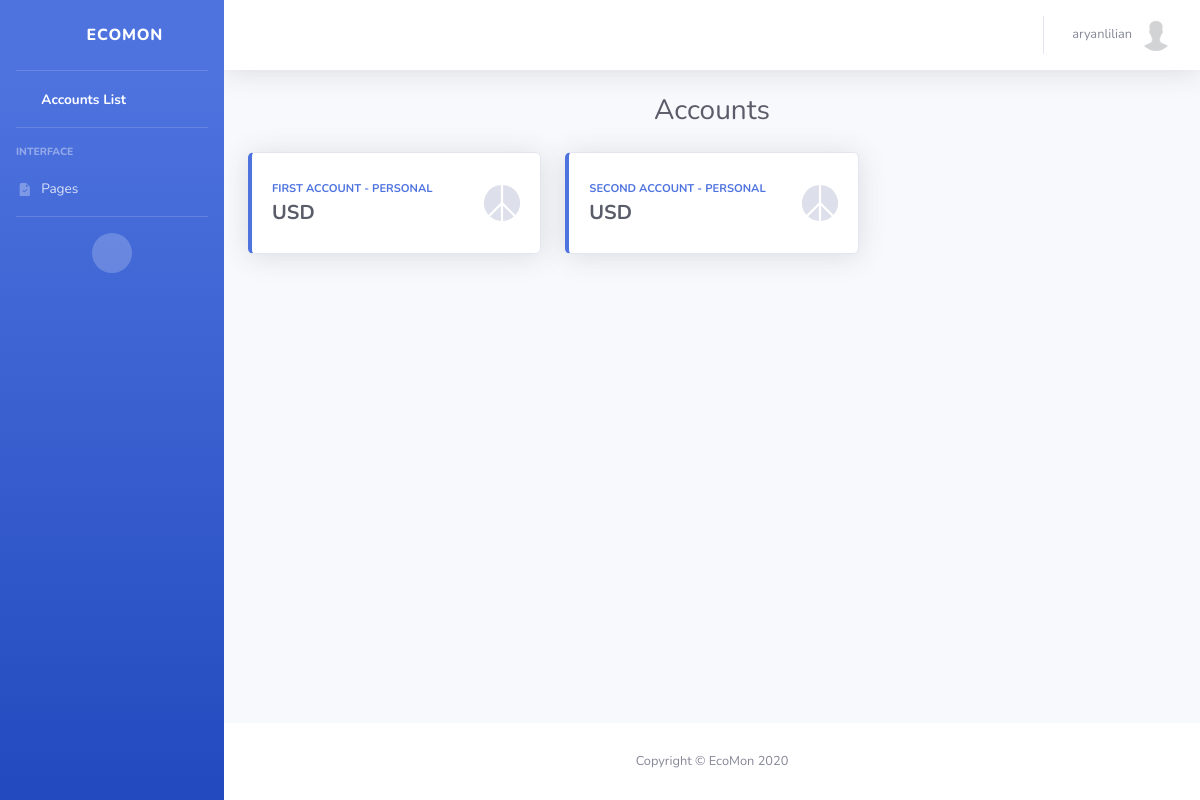
Page /users/accounts/ (signed in) on the earlier database version.
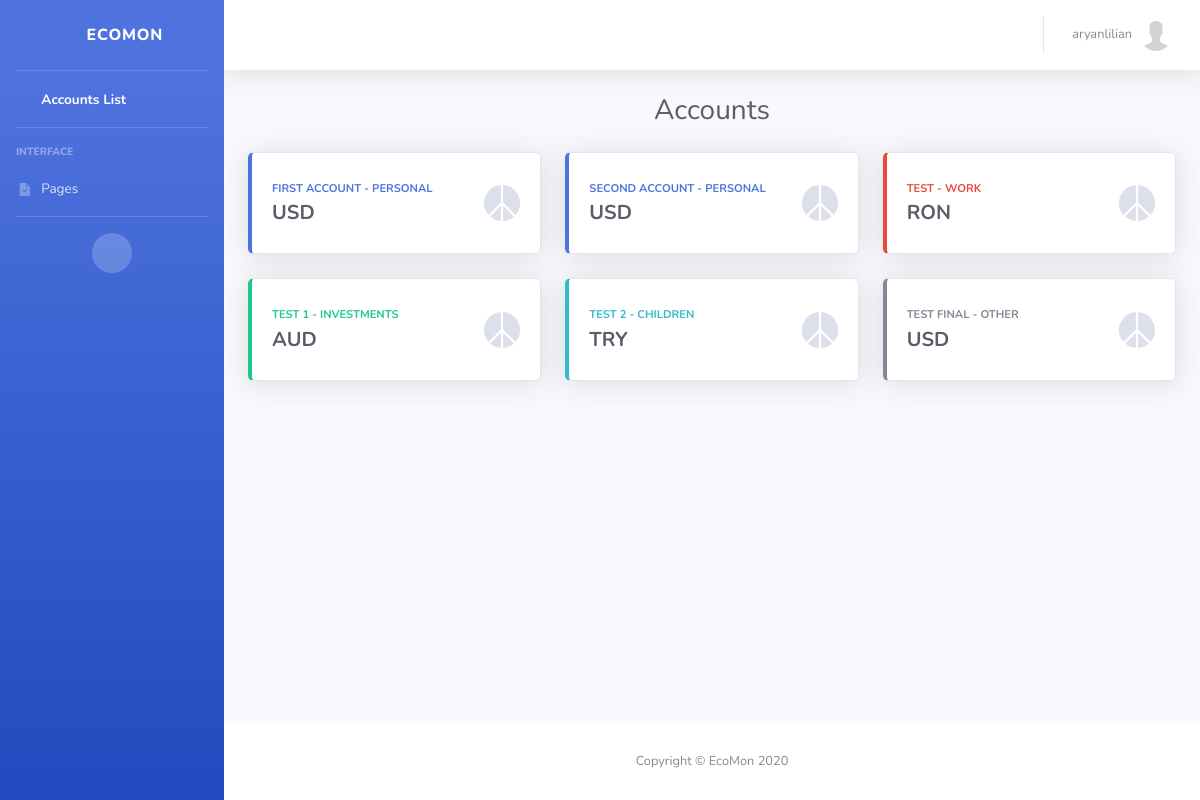
Same page on the later database version.
### users/models.py (models this page shows, shortened)
class User(AbstractUser):
    email = models.EmailField(_('Email'), null=False, blank=False, unique=True)
    first_name = models.CharField(_('First Name'), max_length=100, null=False, blank=False)
    last_name = models.CharField(_('Last Name'), max_length=100, null=False, blank=False)
    birth_date = models.DateField(_('Birth Date'), auto_now_add=False, null=True, blank=True)
    phone_number = PhoneNumberField(_('Phone Number'), null=True, blank=True, unique=True)
    email_verified = models.BooleanField(_('Email Verified'), default=False)
    pro_membership = models.BooleanField(_('Pro Membership'), default=False)
    phone_number_verified = models.BooleanField(_('Phone Number Verified'), default=False)
    send_marketing_emails = models.BooleanField(_('Send marketing emails'), default=False)
    accept_terms_conditions_and_security_policy = models.BooleanField(
        _('Accept Terms and Conditions, Data Security Policy'),
        default=False
    )

class Profile(models.Model):
    class Currency(models.TextChoices):
        AED = 'AED', _('AED')
        AUD = 'AUD', _('AUD')
        BRL = 'BRL', _('BRL')
        CAD = 'CAD', _('CAD')
        CHF = 'CHF', _('CHF')
        CLP = 'CLP', _('CLP')
        CNY = 'CNY', _('CNY')
        COP = 'COP', _('COP')
        CZK = 'CZK', _('CZK')
        DKK = 'DKK', _('DKK')
        EUR = 'EUR', _('EUR')
        GBP = 'GBP', _('GBP')
        HKD = 'HKD', _('HKD')
        HUF = 'HUF', _('HUF')
        IDR = 'IDR', _('IDR')
        ILS = 'ILS', _('ILS')
        INR = 'INR', _('INR')
        JPY = 'JPY', _('JPY')
        KRW = 'KRW', _('KRW')
        MDL = 'MDL', _('MDL')
        MXN = 'MXN', _('MXN')
        MYR = 'MYR', _('MYR')
        NOK = 'NOK', _('NOK')
        NZD = 'NZD', _('NZD')
        PHP = 'PHP', _('PHP')
        PLN = 'PLN', _('PLN')
        RON = 'RON', _('RON')
        RUB = 'RUB', _('RUB')
        SAR = 'SAR', _('SAR')
        SEK = 'SEK', _('SEK')
        SGD = 'SGD', _('SGD')
        THB = 'THB', _('THB')
        TRY = 'TRY', _('TRY')
        TWD = 'TWD', _('TWD')
        USD = 'USD', _('USD')
        ZAR = 'ZAR', _('ZAR')
    user = models.OneToOneField(User, on_delete=models.CASCADE)
    image = models.ImageField(_('Avatar'), default='default.jpg', upload_to='profile_pics')
    description = models.TextField(_('Description'), null=True, blank=True)
    created_date = models.DateTimeField(_('Created Date/Time'), auto_now_add=True)
    updated_date = models.DateTimeField(_('Updated Date/Time'), auto_now=True)
    currency = models.CharField(
        _('Currency'), max_length=3, choices=Currency.choices, default=Currency.USD
    )

class Account(models.Model):
    class Currency(models.TextChoices):
        AED = 'AED', _('AED')
        AUD = 'AUD', _('AUD')
        BRL = 'BRL', _('BRL')
        CAD = 'CAD', _('CAD')
        CHF = 'CHF', _('CHF')
        CLP = 'CLP', _('CLP')
        CNY = 'CNY', _('CNY')
        COP = 'COP', _('COP')
        CZK = 'CZK', _('CZK')
        DKK = 'DKK', _('DKK')
        EUR = 'EUR', _('EUR')
        GBP = 'GBP', _('GBP')
        HKD = 'HKD', _('HKD')
        HUF = 'HUF', _('HUF')
        IDR = 'IDR', _('IDR')
        ILS = 'ILS', _('ILS')
        INR = 'INR', _('INR')
        JPY = 'JPY', _('JPY')
        KRW = 'KRW', _('KRW')
        MDL = 'MDL', _('MDL')
        MXN = 'MXN', _('MXN')
        MYR = 'MYR', _('MYR')
        NOK = 'NOK', _('NOK')
        NZD = 'NZD', _('NZD')
        PHP = 'PHP', _('PHP')
        PLN = 'PLN', _('PLN')
        RON = 'RON', _('RON')
        RUB = 'RUB', _('RUB')
        SAR = 'SAR', _('SAR')
        SEK = 'SEK', _('SEK')
        SGD = 'SGD', _('SGD')
        THB = 'THB', _('THB')
        TRY = 'TRY', _('TRY')
        TWD = 'TWD', _('TWD')
        USD = 'USD', _('USD')
        ZAR = 'ZAR', _('ZAR')
    class Category(models.TextChoices):
        PERSONAL = _('Personal')
        WORK = _('Work')
        INVESTMENTS = _('Investments')
        CHILDREN = _('Children')
        OTHER = _('Other')
    user = models.ForeignKey(User, on_delete=models.CASCADE)
    name = models.CharField(_('Name'), max_length=200, unique=True)
    created_date = models.DateTimeField(_('Created Date/Time'), auto_now_add=True)
    updated_date = models.DateTimeField(_('Updated Date/Time'), auto_now=True)
    category = models.CharField(
        _('Category'), max_length=11, choices=Category.choices, default=Category.PERSONAL
    )
    currency = models.CharField(
        _('Currency'), max_length=3, choices=Currency.choices, default=Currency.USD
    )

### users/views.py (the view)
# urls.py: path('accounts/', AccountsListView.as_view(), name='accounts'),
class AccountsListView(LoginRequiredMixin, ListView):
    model = Account
    context_object_name = 'accounts'
    template_name = 'users/accounts.html'
    def get_context_data(self, **kwargs):
        context = super().get_context_data(**kwargs)
        context['title'] = template_titles['accounts_title']
        return context
    def get_queryset(self, *args, **kwargs):
        return super().get_queryset(*args, **kwargs).filter(user=self.request.user)

### templates/users/accounts.html (shortened to what this page needs)
{% extends 'users/base.html' %}
{% block content %}
<div class="row">
    {% for account in accounts %}
        <div class="col-xl-4 col-md-6 mb-4">
            <div class="card border-left-{% if account.category == 'Personal' %}primary{% elif account.category == 'Work' %}danger{% elif account.category == 'Investments' %}success{% elif account.category == 'Children' %}info{% else %}secondary{% endif %} shadow h-100 py-2">
                <div class="card-body">
                    <div class="row no-gutters align-items-center">
                        <div class="col mr-2">
                            <a href="{% url 'dashboard' account.id %}">
                                <div class="text-xs font-weight-bold text-{% if account.category == 'Personal' %}primary{% elif account.category == 'Work' %}danger{% elif account.category == 'Investments' %}success{% elif account.category == 'Children' %}info{% else %}secondary{% endif %} text-uppercase mb-1">
                                    {{ account.name }} - {{ account.category }}
                                </div>
                                <div class="h5 mb-0 font-weight-bold text-gray-800">{{ account.currency }}</div>
                            </a>
                        </div>
                        <div class="col-auto">
                        </div>
                    </div>
                </div>
            </div>
        </div>
    {% endfor %}
</div>
{% endblock %}

### templates/users/base.html (shortened to what this page needs)
{% load static %}
<!DOCTYPE html>
<html lang="en">
<head>
    <link href="{% static 'vendor/fontawesome-free/css/all.min.css' %}" rel="stylesheet" type="text/css">
    <link href="{% static 'css/sb-admin-2.min.css' %}" rel="stylesheet" type="text/css">
    <link href="{% static 'vendor/datatables/dataTables.bootstrap4.min.css' %}" rel="stylesheet" type="text/css">
</head>
<body id="page-top">
    <div id="wrapper">
        <ul class="navbar-nav bg-gradient-primary sidebar sidebar-dark accordion" id="accordionSidebar">
            <a class="sidebar-brand d-flex align-items-center justify-content-center" href="{% url 'accounts' %}">
                <div class="sidebar-brand-icon rotate-n-15">
                    <i class="fas fa-laugh-wink"></i>
                </div>
                <div class="sidebar-brand-text mx-3">EcoMon</div>
            </a>
            <hr class="sidebar-divider my-0">
            <li class="nav-item active">
                <a class="nav-link" href="{% url 'accounts' %}">
                    <span>Accounts List</span></a>
            </li>
            <hr class="sidebar-divider">
            <div class="sidebar-heading">
                Interface
            </div>
            <li class="nav-item">
                <a class="nav-link collapsed" href="#" data-toggle="collapse" data-target="#collapseTwo"
                    aria-expanded="true" aria-controls="collapseTwo">
                    <i class="fas fa-fw">
                    </i>
                    <span>Pages</span>
                </a>
            </li>
            <hr class="sidebar-divider">
            <div class="text-center d-none d-md-inline">
                <button class="rounded-circle border-0" id="sidebarToggle"></button>
            </div>
        </ul>
        <div id="content-wrapper" class="d-flex flex-column">
            <div id="content">
                <nav class="navbar navbar-expand navbar-light bg-white topbar mb-4 static-top shadow">
                    <ul class="navbar-nav ml-auto">
                        <li class="nav-item dropdown no-arrow">
                            <a class="nav-link dropdown-toggle" href="#" id="userDropdown" role="button"
                                data-toggle="dropdown" aria-haspopup="true" aria-expanded="false">
                                <span class="mr-2 d-none d-lg-inline text-gray-600 small">{{ user.username }}</span>
                                <img class="img-profile rounded-circle" src="{{ user.profile.image.url }}">
                            </a>
                        </li>
                    </ul>
                </nav>
                <div class="container-fluid">
                    <div class="d-sm-flex align-items-center justify-content-center mb-4">
                        <h1 class="h3 mb-0 text-gray-800">{{ title }}</h1>
                    </div>
                    {% block content %}
                    {% endblock %}
                </div>
            </div>
            <footer class="sticky-footer bg-white">
                <div class="container my-auto">
                    <div class="copyright text-center my-auto">
                        <span>Copyright &copy; EcoMon 2020</span>
                    </div>
                </div>
            </footer>
        </div>
    </div>
</body>
</html>

Differences in the rows shown:
added Account: name "TEST", category "WORK", currency "RON"
added Account: name "TEST 1", category "INVESTMENTS", currency "AUD"
added Account: name "TEST 2", category "CHILDREN", currency "TRY"
added Account: name "TEST FINAL", category "OTHER", currency "USD"
